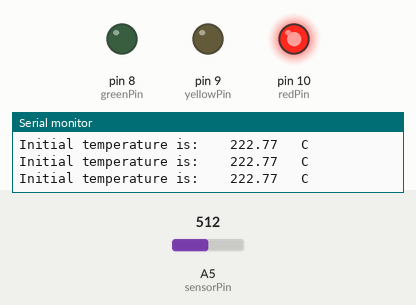
Bench run of a sketch on a simulated Arduino Uno, built with avr-gcc and run on an emulated ATmega328P. On the bench: output pins drawn as LEDs (lit = HIGH), the last lines printed to the serial monitor. The inputs (shaded band) are chosen by the test bench; at power-on: A5 (sensorPin) = 512.

Above: at 1.2 s.
1.3 s: A5 (sensorPin) set to 202
4.3 s: A5 (sensorPin) set to 178
At 5.3 s:
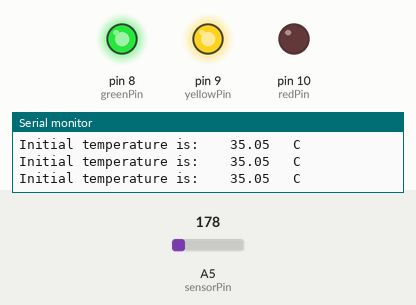
5.8 s: A5 (sensorPin) set to 160
8.8 s: A5 (sensorPin) set to 141
At 9.6 s:
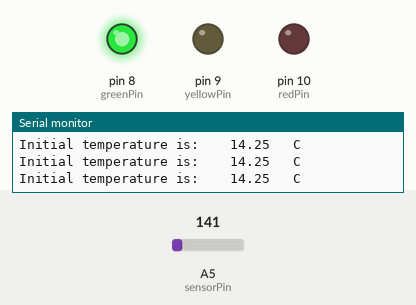
Timing chart, 0 to 11.3 s (numbered marks = the images above; inputs shaded):
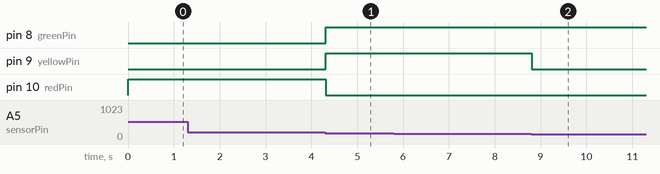

The sketch:

Change_LED_based_on_Temp_-_Phong_Trinh.ino
```cpp
//Phong Thanh Trinh
int const greenPin = 8;
int const yellowPin = 9;
int const redPin = 10;
int const sensorPin = A5;
float sensorOutput = 0.0;
float voltage;
float initialT;
float actualT;
float dT;


void setup(){
pinMode(greenPin,OUTPUT);
pinMode(redPin,OUTPUT);
pinMode(yellowPin,OUTPUT);
pinMode(sensorPin,INPUT);
Serial.begin(9600);
}


void loop(){

if (sensorOutput = 0){

sensorOutput = analogRead(sensorPin);
voltage = sensorOutput * 5.0/ 1023.0;
initialT = (voltage - 0.5652)/0.008696;// Need a line to Transform voltage[V] into initialT here
Serial.print("Initial temperature is: \t ");
Serial.print(initialT);
Serial.println("\t C"); }

else{
sensorOutput = analogRead(sensorPin);
voltage = sensorOutput * 5.0/ 1023.0;
actualT = (voltage - 0.5652)/0.008696;// Need a line to Transform voltage[V] into actualT here
dT = max(initialT, actualT) - min(initialT, actualT);

  if (dT < 20) {
    digitalWrite(greenPin, HIGH);
    digitalWrite(yellowPin, LOW);
    digitalWrite(redPin, LOW);}
  else if (dT >=20&& dT < 40){
    digitalWrite(greenPin, HIGH);
    digitalWrite(yellowPin, HIGH);
    digitalWrite(redPin, LOW);}
  else {
    digitalWrite(greenPin,LOW);
    digitalWrite(yellowPin,LOW);
    digitalWrite(redPin,HIGH);}

Serial.print("Initial temperature is: \t ");
Serial.print(actualT);
Serial.println("\t C"); }
}
```

Measured:
- the behaviour switches between 187 and 186 on A5 (sensorPin) (found by bisection; images 0 and 1)
- the behaviour switches between 152 and 151 on A5 (sensorPin) (found by bisection; images 1 and 2)
- after the input at 4.3 s, pin 8 (greenPin), pin 9 (yellowPin): LOW → HIGH at once; pin 10 (redPin): HIGH → LOW at once
- after the input at 8.8 s, pin 9 (yellowPin): HIGH → LOW at once
